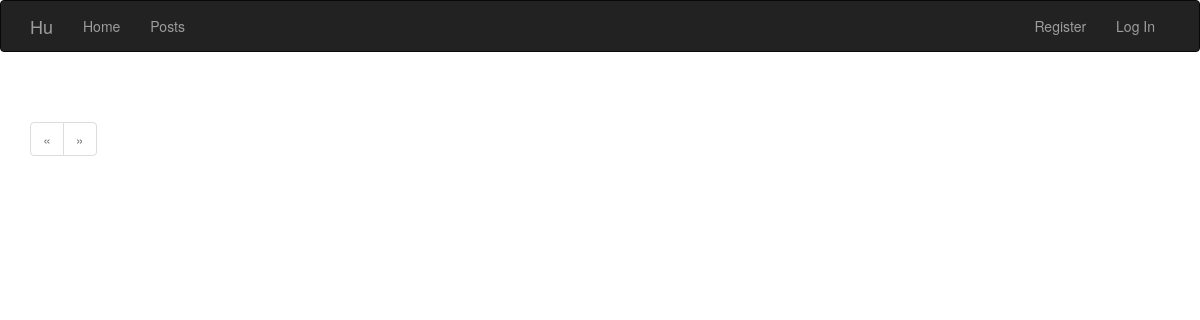
Page /posts on the earlier database version.
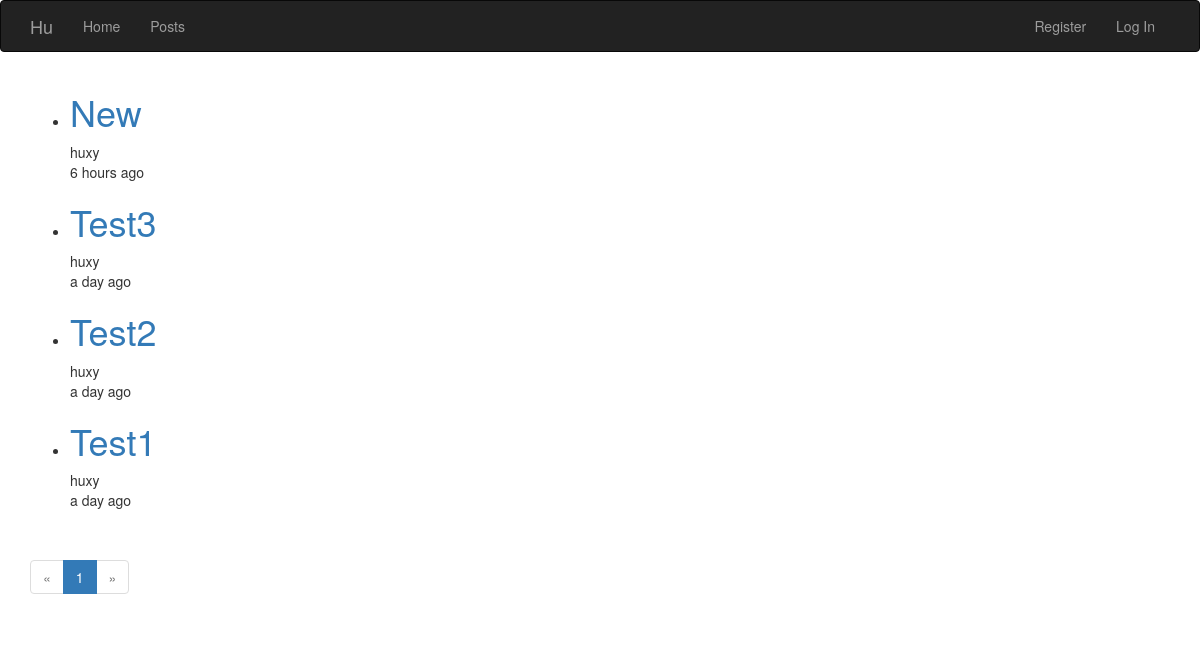
Same page on the later database version.
### app/models.py (models this page shows, shortened)
class Post(db.Model):
    __tablename__ = 'posts'
    id = db.Column(db.Integer, primary_key=True)
    author_id = db.Column(db.Integer, db.ForeignKey('users.id'))
    title = db.Column(db.String)
    body = db.Column(db.Text)
    body_html = db.Column(db.Text)
    timestamp = db.Column(db.DateTime, index=True, default=datetime.utcnow)

class User(UserMixin, db.Model):
    __tablename__ = 'users'
    id = db.Column(db.Integer, primary_key = True)
    username = db.Column(db.String(64), unique = True, index = True)
    password_hash = db.Column(db.String(128))
    role_id = db.Column(db.Integer, db.ForeignKey('roles.id'))
    location = db.Column(db.String(64))
    about_me = db.Column(db.Text())
    member_since = db.Column(db.DateTime(), default=datetime.utcnow)
    last_seen = db.Column(db.DateTime(), default=datetime.utcnow)
    comments = db.relationship('Comment', backref='author', lazy='dynamic')
    posts = db.relationship('Post', backref='author', lazy='dynamic')
    followed = db.relationship('Follow', foreign_keys=[Follow.follower_id], backref=db.backref('follower', lazy='joined'),lazy='dynamic',cascade='all, delete-orphan')
    follower = db.relationship('Follow', foreign_keys=[Follow.followed_id], backref=db.backref('followed', lazy='joined'),lazy='dynamic',cascade='all, delete-orphan')
    @property
    def password(self):
        raise AttributeError('Password is not a readable attribute.')

### app/main/views.py (the view)
@main.route('/posts')
def posts():
    page = request.args.get('pqge', 1, type=int)
    pagination = Post.query.order_by(Post.timestamp.desc()).paginate(page, per_page=current_app.config['POSTS_PER_PAGE'], error_out=False)
    posts = pagination.items
    return render_template('posts.html',posts=posts,pagination=pagination)

### app/auth/views.py (called while the page is built)
@auth.before_app_request
def before_request():
    if current_user.is_authenticated:
        current_user.ping()

### app/models.py (called while the page is built)
    def is_administrator(self):
        return False

### app/templates/posts.html
{%extends "base.html"%}
{%import "_macros.html" as macros%}
{%block page_content %}
{%include '_posts.html'%}
<div class="pagination">
	{{macros.pagination_widget(pagination,'.posts')}}
</div>
{%endblock%}

### app/templates/_posts.html (shortened to what this page needs)
<div>
	<ul class="posts">
		{%for post in posts%}
		<li class="post">
			<div class="post-content">
				<div class="post-body">
					<h1><a href="{{url_for('main.post_id', id=post.id)}}">{{post.title}}</a></h1>
				</div>
			</div>
			<div class="post-author">
				{{post.author.username}}
			</div>
			<div class="post-date">
				{{moment(post.timestamp).fromNow()}}
			</div>
		</li>
		{%endfor%}
	</ul>
</div>

Differences in the rows shown:
added Post: title "New", author.username "huxy", timestamp "6 hours ago"
added Post: title "Test3", author.username "huxy", timestamp "a day ago"
added Post: title "Test2", author.username "huxy", timestamp "a day ago"
added Post: title "Test1", author.username "huxy", timestamp "a day ago"
Other differences:
new list line: "1"
